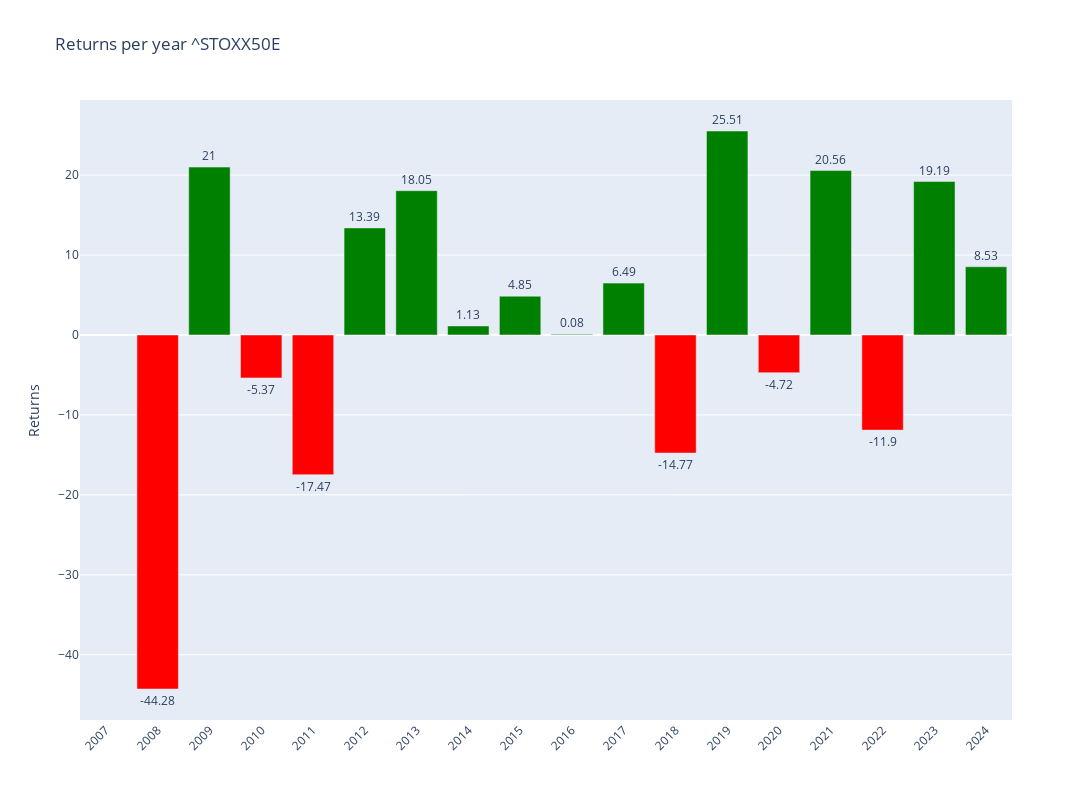

Notebook code for this chart:
### Code cell
# Plotly
fig = make_subplots()

# Add colors
colors = ['green' if x >= 0 else 'red' for x in annual_data['Return']]

# Graph (1,1)
fig.add_trace(go.Bar(y=annual_data['Return'],x=annual_data['Return'].index,text=round(annual_data['Return'],2),textposition='outside',marker_color=colors,hoverinfo='skip'),row=1,col=1)

# Update xaxis properties
fig.update_yaxes(title_text="Returns", row=1, col=1)

fig.update_layout(xaxis=dict(tickvals=annual_data.index,tickangle=-45),height=800, width=1300,title=f"Returns per year {ticker}")

fig.show()

### Figure 1 — Plotly figure (JSON) as saved in the notebook; plotly's stock layout.template omitted (floating-point values rounded to 4 significant figures)
{"data": [{"hoverinfo": "skip", "marker": {"color": ["red", "red", "green", "red", "red", "green", "green", "green", "green", "green", "green", "red", "green", "red", "green", "red", "green", "green"]}, "text": [null, -44.28, 21, -5.37, -17.47, 13.39, 18.05, 1.13, 4.85, 0.08, 6.49, -14.77, 25.51, -4.72, 20.56, -11.9, 19.19, 8.53], "textposition": "outside", "type": "bar", "x": [2007, 2008, 2009, 2010, 2011, 2012, 2013, 2014, 2015, 2016, 2017, 2018, 2019, 2020, 2021, 2022, 2023, 2024], "xaxis": "x", "y": [null, -44.28, 21.0, -5.367, -17.47, 13.39, 18.05, 1.129, 4.848, 0.07725, 6.487, -14.77, 25.51, -4.719, 20.56, -11.9, 19.19, 8.529], "yaxis": "y"}], "layout": {"height": 800, "title": {"text": "Returns per year ^STOXX50E"}, "width": 1300, "xaxis": {"anchor": "y", "domain": [0, 1], "tickangle": -45, "tickvals": [2007, 2008, 2009, 2010, 2011, 2012, 2013, 2014, 2015, 2016, 2017, 2018, 2019, 2020, 2021, 2022, 2023, 2024]}, "yaxis": {"anchor": "x", "domain": [0, 1], "title": {"text": "Returns"}}}}
